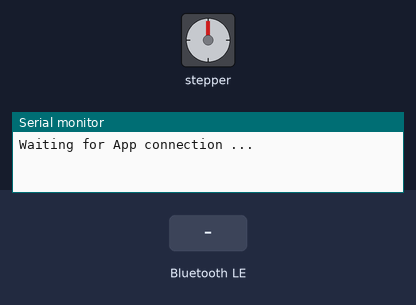
This sketch was run on a simulated ESP32. On the bench: stepper motor, the last lines printed to the serial monitor. Inputs (shaded band) come from the test bench. Nothing arrives over Bluetooth unless stated; a phone connects over Bluetooth LE 3 s after start; stepper angles assume 2048 steps per turn.

Above: at 1.2 s.
1.3 s: Bluetooth LE write "500" received
4.3 s: Bluetooth LE write "400" received
7.3 s: Bluetooth LE write "700" received
At 8.2 s:
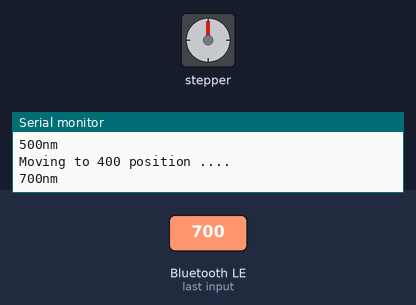
13.3 s: Bluetooth LE write "700" received
At 13.8 s:
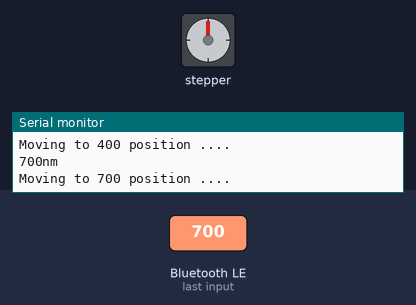
16.3 s: Bluetooth LE write "reset" received
Timing chart, 0 to 29.3 s (numbered marks = the images above; inputs shaded):
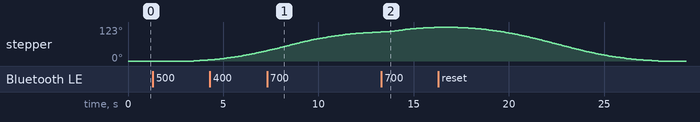

Measured:
- after the input at 13.3 s, stepper: keeps turning clockwise at about 7°/s, starting after 0.28 s

The sketch:

iot_BLE_Server.ino
```cpp
#include <BLEDevice.h>
#include <BLEServer.h>
#include <BLEUtils.h>
#include <BLE2902.h>
#include <Stepper.h>
#include <AccelStepper.h>

const int stepsPerRevolution = 2048;  // change this to fit the number of steps per revolution

// ULN2003 Motor Driver Pins
#define IN1 19
#define IN2 18
#define IN3 5
#define IN4 17

// initialize the stepper library
AccelStepper stepper (AccelStepper::FULL4WIRE, 19, 5, 18, 17);

BLEServer* pServer = NULL;
BLECharacteristic* pCharacteristic_1 = NULL;
BLECharacteristic* pCharacteristic_2 = NULL;
BLECharacteristic* pCharacteristic_3 = NULL;

bool deviceConnected = false;
bool oldDeviceConnected = false;


// https://www.uuidgenerator.net/

#define SERVICE_UUID          "e5d9a464-ce19-4e3d-8579-f7683c3d997f"
#define CHARACTERISTIC_UUID_1 "7b97c134-8c9b-4ed0-b789-1ab5a88572dd"
#define CHARACTERISTIC_UUID_2 "813cc091-674d-45ad-96a9-379514b30dbc"
#define CHARACTERISTIC_UUID_3 "5857e892-ff33-4193-a686-b012f96bf98a"


class MyServerCallbacks: public BLEServerCallbacks {
    void onConnect(BLEServer* pServer) {
      deviceConnected = true;
    };

    void onDisconnect(BLEServer* pServer) {
      deviceConnected = false;
    }
};
int state=0;
class Characteristic1_Callback:public BLECharacteristicCallbacks{
  void onWrite(BLECharacteristic *pChar) override{

    std::string mode= pChar->getValue();
    String _mode=String(mode.c_str());
    if(_mode=="400"){
    Serial.println("400nm");
    stepper.moveTo(0);
    }
    if(_mode=="500"){
    Serial.println("500nm");
    stepper.moveTo(200);

    }
    if(_mode=="600"){
    Serial.println("600nm");
    stepper.moveTo(400);
    }
    if(_mode=="700"){
    Serial.println("700nm");
    stepper.moveTo(600);
    }

    if(_mode=="reset"){
      Serial.println("reset");
      stepper.moveTo(0);
    }

  }
};

class Characteristic2_Callback:public BLECharacteristicCallbacks{
  void onWrite(BLECharacteristic *pChar) override{


        int value;
        float analogOut = 43.2;
        //operation
         value = int(analogOut);
        pCharacteristic_2->setValue(value);

        Serial.println("measuring");


  }
};
class Characteristic3_Callback:public BLECharacteristicCallbacks{
  void onWrite(BLECharacteristic *pChar) override{


    std::string position= pChar->getValue();
    String str_position=String(position.c_str());

    int int_position=str_position.toInt();


    Serial.println("Moving to "+ str_position+ " position ....");
    stepper.moveTo(int_position);


  }
};


void setup() {
   // set the speed at 5 rpm


  Serial.begin(115200);
  stepper.setMaxSpeed(100);
  stepper.setAcceleration(20);

  // Create the BLE Device
  BLEDevice::init("myESP32");

  // Create the BLE Server
  pServer = BLEDevice::createServer();
  pServer->setCallbacks(new MyServerCallbacks());

  // Create the BLE Service
  BLEService *pService = pServer->createService(SERVICE_UUID);

  // Create a BLE Characteristic
 pCharacteristic_1 = pService->createCharacteristic(
                      CHARACTERISTIC_UUID_1,
                      BLECharacteristic::PROPERTY_READ   |
                      BLECharacteristic::PROPERTY_WRITE

                    );
pCharacteristic_2 = pService->createCharacteristic(
                      CHARACTERISTIC_UUID_2,
                      BLECharacteristic::PROPERTY_READ   |
                      BLECharacteristic::PROPERTY_WRITE

                    );
  pCharacteristic_3 = pService->createCharacteristic(
                      CHARACTERISTIC_UUID_3,
                     BLECharacteristic::PROPERTY_READ   |
                      BLECharacteristic::PROPERTY_WRITE


                    );

  // https://www.bluetooth.com/specifications/gatt/viewer?attributeXmlFile=org.bluetooth.descriptor.gatt.client_characteristic_configuration.xml
  // Create a BLE Descriptor
  pCharacteristic_1->addDescriptor(new BLE2902());
  pCharacteristic_2->addDescriptor(new BLE2902());
  pCharacteristic_3->addDescriptor(new BLE2902());
  pCharacteristic_1->setCallbacks(new  Characteristic1_Callback());
   pCharacteristic_2->setCallbacks(new  Characteristic2_Callback());
      pCharacteristic_3->setCallbacks(new  Characteristic3_Callback());

  // Start the service
  pService->start();

  // Start advertising
  BLEAdvertising *pAdvertising = BLEDevice::getAdvertising();
  pAdvertising->addServiceUUID(SERVICE_UUID);
  pAdvertising->setScanResponse(true);
  pAdvertising->setMinPreferred(0x0);  // set value to 0x00 to not advertise this parameter
  BLEDevice::startAdvertising();
  Serial.println("Waiting for App connection ...");
}

void loop() {
    // notify changed value

    if (deviceConnected) {
      //analog output and voltage operation
      while(stepper.distanceToGo()!=0){
        stepper.run();
      }
      delay(10);
// bluetooth stack will go into congestion, if too many packets are sent, in 6 hours test i was able to go as low as 3ms
    }
    // disconnecting
    if (!deviceConnected && oldDeviceConnected) {
        delay(500); // give the bluetooth stack the chance to get things ready
        pServer->startAdvertising(); // restart advertising
        Serial.println("start advertising");
        oldDeviceConnected = deviceConnected;
    }
    // connecting
    if (deviceConnected && !oldDeviceConnected) {
        // do stuff here on connecting
        oldDeviceConnected = deviceConnected;
    }
}
```
